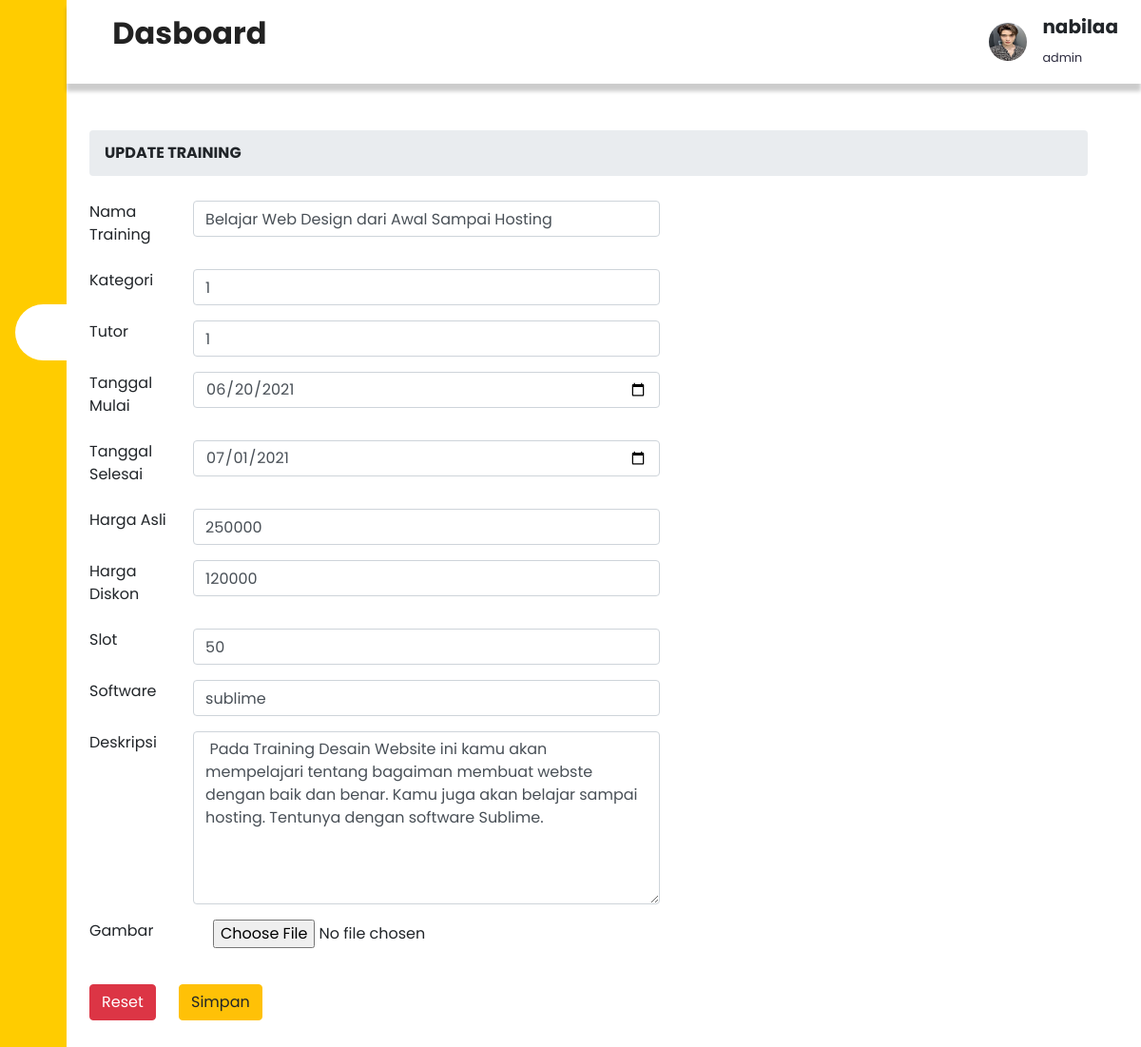
Page /updatecourse.php?course_id=1 (signed in) on the committed database.
### tables this page shows
CREATE TABLE `course` (
  `course_id` int(10) NOT NULL,
  `tutor_id` int(10) NOT NULL,
  `ahli_id` int(10) NOT NULL,
  `harga_asli` float DEFAULT NULL,
  `harga_diskon` float DEFAULT NULL,
  `judul` varchar(521) DEFAULT NULL,
  `course_code` varchar(50) NOT NULL,
  `tanggal` date NOT NULL DEFAULT current_timestamp(),
  `tanggal_end` date DEFAULT current_timestamp(),
  `slot` int(100) DEFAULT NULL,
  `gambar` varchar(50) NOT NULL,
  `software` varchar(50) NOT NULL,
  `deskripsi_co` varchar(5000) NOT NULL
);

### updatecourse.php (the view, shortened to what this page needs)
<?php
    include "koneksi.php";
?>
<?php
if (isset($_SESSION['id_user']) && isset($_SESSION['username'])) {
 ?>
<!DOCTYPE html>
<html lang="en">
<head>
  <link rel="stylesheet" href="https://maxst.icons8.com/vue-static/landings/line-awesome/line-awesome/1.3.0/css/line-awesome.min.css">
  <link rel="stylesheet" href="https://stackpath.bootstrapcdn.com/bootstrap/4.5.0/css/bootstrap.min.css">
  <link rel="stylesheet" href="https://maxcdn.bootstrapcdn.com/font-awesome/4.7.0/css/font-awesome.min.css">
  <link rel="stylesheet" type="text/css" href="styletutor.css">
</head>
<body>
    <div class="sidebar">
        <div class="sidebar-brand">
            <h2><span class="lab la-accusoft" style="color: #fff;"></span> <span style="color: #fff; font-size: 25px;"><b>PRITECH</b></span></h2>
        </div>
    <div class="sidebar-menu">
    <ul>
        <li>
            <a href="mainindex.php"><span class="las la-igloo"></span><span>Dasboard</span></a>
        </li>
        <li>
            <a href="account.php"><span class="las la-user-circle"></span><span>Account</span></a>
        </li>
        <li>
            <a href="murid.php"><span class="las la-clipboard-list"></span><span>Daftar Murid</span></a>
        </li>
        <li>
            <a href="draftutor.php"><span class="las la-users"></span><span>Tutor</span></a>
        </li>
        <li>
            <a href="kursus.php" class="active"><span class="las la-user"></span><span>Course</span></a>
        </li>
        <li>
            <a href="logout.php"><span class="las la-user"></span><span>Logout</span></a>
        </li>
    </ul>
    </div>
    </div>
<div class="main-content">
        <header>
            <h2>
            <label for="nav-toggle">
            <span class="las la-bars"></span>
            </label> <span style="font-size: 28;"><b>Dasboard</b></span>
            </h2>
            <div class="user-wrapper">
                <img src="assets/images/jaehyun.jpg" width="40px" height="40px" alt="">
                <div>
                <h5><b><?php echo $_SESSION['username'];?></b></h5>
                <small>admin</small>
                </div>
            </div>
        </header>
  <main>
  <div class="content-wrapper" style="margin-left: 0;">
    <section class="content-header">
      <ol class="breadcrumb">
        <li class="active"><b>UPDATE TRAINING</b></li>
      </ol>
    </section>
    <section class="content">
      <div class="row">
        <div class="col-md-12">
          <div class="box box-primary">
    <?php
    if(isset($_GET['course_id'])){
      $course_id = $_GET['course_id'];
      $select = mysqli_query($koneksi, "SELECT * FROM course WHERE course_id='$course_id'") or die(mysqli_error($konek));
      if(mysqli_num_rows($select) == 0){
        echo '<div class="alert alert-warning">ID tidak ada dalam database.</div>';
        exit();
      }else{
        $data = mysqli_fetch_assoc($select);
      }
    }
    ?>
            <form role="form" method="post" action="" enctype="multipart/form-data">
              <div class="box-body">
                <div class="form-group">
                  <label>Nama Training</label>
                  <input type="text" name="judul" class="form-control" value="<?php echo $data['judul']; ?>" required>
                </div>
                <div class="form-group">
                  <label>Kategori</label>
                  <input type="text" name="ahli_id" class="form-control" value="<?php echo $data['ahli_id']; ?>" required>
                </div>
                <div class="form-group">
                  <label>Tutor</label>
                  <input type="text" name="tutor_id" class="form-control" value="<?php echo $data['tutor_id']; ?>" required>
                </div>
                <div class="form-group">
                  <label>Tanggal Mulai</label>
                  <input type="date" name="tanggal" class="form-control" value="<?php echo $data['tanggal']; ?>" required>
                </div>
                <div class="form-group">
                  <label>Tanggal Selesai</label>
                  <input type="date" name="tanggal_end" class="form-control" value="<?php echo $data['tanggal_end']; ?>" required>
                </div>
                <div class="form-group">
                  <label>Harga Asli</label>
                  <input type="text" name="harga_asli" class="form-control" value="<?php echo $data['harga_asli']; ?>" required>
                </div>
                <div class="form-group">
                  <label>Harga Diskon </label>
                  <input type="text" name="harga_diskon" class="form-control" value="<?php echo $data['harga_diskon']; ?>" required>
                </div>
                <div class="form-group">
                  <label>Slot </label>
                  <input type="number" name="slot" class="form-control" value="<?php echo $data['slot']; ?>" required>
                </div>
                <div class="form-group">
                  <label>Software</label>
                  <input type="text" name="software" class="form-control" value="<?php echo $data['software']; ?>" placeholder="" required>
                </div>
                <div class="form-group">
                  <label>Deskripsi</label>
                  <textarea rows="7" cols="77" class="form-control ckeditor" type="text" name="deskripsi_co" required> <?php echo $data['deskripsi_co']; ?></textarea>
                </div>
                <div class="form-group">
                  <label>Gambar </label>
                  <td colspan="3"><input name="gambar" type="file" id="gambar" accept="image/*" required />
                  <input name="x" type="hidden" id="x" value="<? echo $data['gambar'];?>"></td>
                </div>
              </div>
              <div class="box-footer">
                <button type="reset" class="btn btn-danger" title="Reset"> <i class="glyphicon glyphicon-floppy-disk"></i> Reset</button>
                <button type="submit" name="submit" class="btn btn-warning" title="Simpan Data"> <i class="glyphicon glyphicon-floppy-disk"></i> Simpan</button>
              </div>
            </form>
          </div>
        </div>
      </div>
    </section>
  </div>
</body>
</html>
<?php
}
?>

### styletutor.css (style rules this page uses)
:root { --main-color:#FFCC00; --color-dark:#2F2E41; --text-grey:#8390A2; }
* { padding: 0; margin: 0; box-sizing: border-box; list-style-type: none; text-decoration: none; font-family: 'Poppins', sans-serif; }
.sidebar { width: 260px; position: fixed; left: 0; top: 0; height: 100%; background: var(--main-color); z-index: 100; transition: width 300ms; }
.sidebar-brand { height: 90px; padding: 1rem 0rem 1rem 2rem; color: var(--color-dark); }
.sidebar-menu { margin-top: 1rem; }
.sidebar-menu li { width: 100%; margin-bottom: 1.7rem; padding-left: 1rem; }
.sidebar-menu a { padding-left: 1rem; display: block; color: #fff; font-size: 1.1rem; }
.sidebar-menu a.active { background: #fff; padding-top: 1rem; padding-bottom: 1rem; color: var(--main-color); border-radius: 30px 0px 0px 30px; }
.sidebar-menu a span:first-child { font-size: 1..5rem; padding-right: 1rem; }
.main-content { transition: margin-left 300ms; margin-left: 260px; }
header { display: flex; z-index:9999; justify-content: space-between; padding: 1rem 1.5rem; background-color: #fff; box-shadow: 0px 8px 4px 0px rgba(0,0,0,0.2); position: fixed; left: 260px; width: calc(100% - 260px); top: 0; transition: left 300ms; }
header h2 { color: #222; }
header label span { font-size: 1.7rem; padding-right: 1rem; }
.user-wrapper { display: flex; align-items: center; }
.user-wrapper img { border-radius: 50%; margin-right: 1rem; }
.user-wrapper small { display: inline-block; color: var(--color-dark); }
main { margin-top: 85px; padding: 2rem 1.5rem; min-height: calc(100vh - 90px); }
.form-group { margin-top: 10px; column-width: 200px; display: flex; width: 600px; grid-gap: 20px; }
@media only screen and (max-width: 1200px) { .sidebar { width: 70px; } }
@media only screen and (max-width: 1200px) { .sidebar .sidebar-brand, .sidebar li { padding-left: 1rem; text-align: center; } }
@media only screen and (max-width: 1200px) { .sidebar li a { padding-left: 0rem; } }
@media only screen and (max-width: 1200px) { .main-content { margin-left: 70px; } }
@media only screen and (max-width: 1200px) { .main-content header { width: calc(100% - 70px); left: 70px; } }

### updatecourse.php (style rules this page uses)
.content-wrapper { margin-left: 280px; margin-top: 20px; margin-bottom: 3rem; width :1050px; }
.form-group label { width: 110px; }
.box-footer button { margin-top: 20px; margin-right: 20px; }

### rows in the picture
course: judul "Belajar Web Design dari Awal Sampai Hosting", ahli_id "1", tutor_id "1", tanggal "06/20/2021", tanggal_end "07/01/2021", harga_asli "250000", harga_diskon "120000", slot "50", software "sublime", deskripsi_co "Pada Training Desain Website ini kamu akan mempelajari tentang bagaiman membuat webste dengan baik dan benar. Kamu juga akan belajar sampai hosting. Tentunya dengan software Sublime."

### other values in the picture
$_SESSION['username'] "nabilaa"
